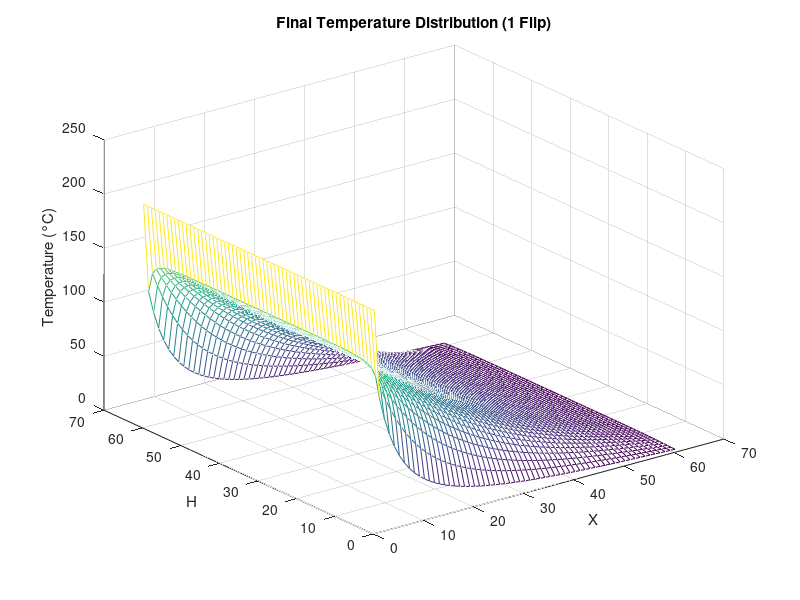
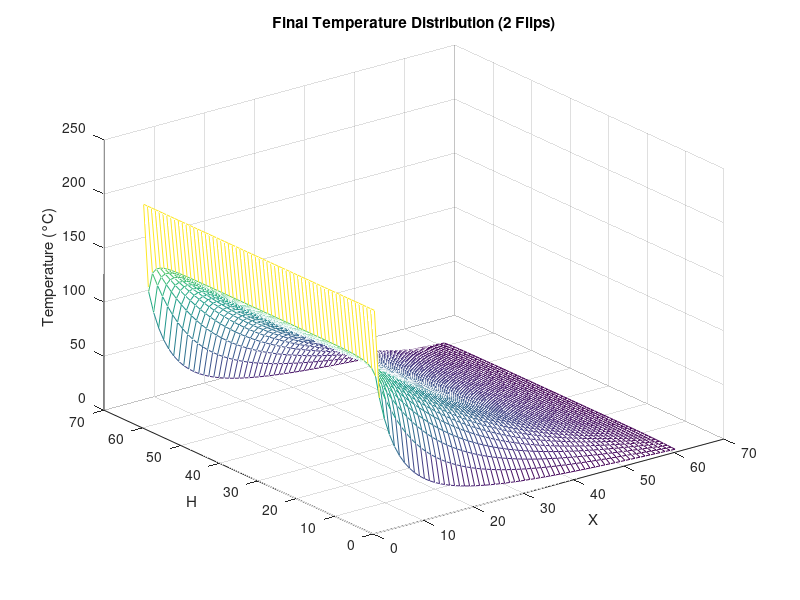

Recreate these plots in MATLAB, in order.
clear;
clc;

% Parameters
alpha = 1.35e-7;
K = 0.04; % Neumann boundary condition (flux)
T_init = 23; % Initial temperature
T_oven = 204; % Dirichlet boundary temperature
T_target = 56; % Target temperature
L = 0.2032;
H = 0.0508;
nx = 60; ny = 60;  % Reduced from 100 to 50 for faster computation
dx = L / nx;
dy = H / ny;

% Calculate stable time step
dt = 0.3 * min(dx^2, dy^2) / alpha;  % Adjusted time step for better stability
nt = 1500;  % Increased time steps to ensure enough time for two flips

N = (nx+1)*(ny+1);

% Matrix A with Kronecker products
Ix = speye(nx+1);
Iy = speye(ny+1);
ex = ones(nx+1,1);
ey = ones(ny+1,1);
Tx = spdiags([ex -2*ex ex], -1:1, nx+1, nx+1) / dx^2;
Ty = spdiags([ey -2*ey ey], -1:1, ny+1, ny+1) / dy^2;

A = kron(Iy, Tx) + kron(Ty, Ix);
A_2flip=A;

M = speye(N) - dt * alpha * A;
M_2flip=M;

% Initialize Temperature matrix
T = T_init * ones(N,1);

% Apply Dirichlet boundary condition
T2D = reshape(T, nx+1, ny+1);
T2D(:,1) = T_oven;
T = T2D(:);
T_2flip=T;

% Matrix b for Neumann conditions
b = zeros(N,1);
b(nx+1:nx+1:end) = -2 * alpha * K / dx;
b(ny+1:ny+1:end) = 2 * alpha * K / dx;
b(N-(nx+1)+(1:nx+1)) = -2 * alpha * K / dy;

% center of steak 
mid_x = round(nx/2) + 1;
mid_y = round(ny/2) + 1;
mid_index = sub2ind([nx+1, ny+1], mid_x, mid_y);

target_reached = false;
target_reached_2flip = false;

t1_1flip=tic;
fprintf('=====Running simulation for 1 flip====\n');
for i = 2:nt+1
    T = M \ (T + b);
    T2D = reshape(T, nx+1, ny+1);
    
    % Reapply Dirichlet boundary condition
    T2D(:,1) = T_oven;
    T = T2D(:);

    % Get the center temperature
    center_temp = T2D(mid_x, mid_y);

    % Display progress every 100 iterations
    if mod(i, 50) == 0
        disp(['Time step: ', num2str(i), ', Center Temperature: ', num2str(center_temp), '°C']);
    end

    % Stop simulation when center temperature reaches target
    if center_temp >= T_target
        disp(['Center temperature reached the target (', num2str(center_temp), '°C) at time step ', num2str(i)]);
        target_reached = true;
        break;
    end

    % Flip the matrix at halfway point
    if i == round(nt/2)
        disp(['Performing first flip at time step ', num2str(i)]);
        T2D = flipud(T2D);
        T2D(end,:)=T_oven;
        T = T2D(:);
    end
end

if ~target_reached
    disp('Warning: Target temperature was not reached within the maximum number of time steps');
end
t1_1flip_end=toc(t1_1flip);


fprintf('\n\n=====Running simulation for 2 flips=====\n');
t1_2flip = tic;
for i = 2:nt+1
    T_2flip = M_2flip \ (T_2flip + b);
    T2D_2flip = reshape(T_2flip, nx+1, ny+1);
    
    % Reapply Dirichlet boundary condition
    T2D_2flip(:,1) = T_oven;
    T_2flip = T2D_2flip(:);

    % Get the center temperature
    center_temp = T2D_2flip(mid_x, mid_y);

    % Display progress every 20 iterations
    if mod(i, 50) == 0
        disp(['Time step: ', num2str(i), ', Center Temperature: ', num2str(center_temp), '°C']);
    end

    % Stop simulation when center temperature reaches target
    if center_temp >= T_target
        disp(['Center temperature reached the target (', num2str(center_temp), '°C) at time step ', num2str(i)]);
        target_reached_2flip = true;
        break;
    end

    % First flip at 1/3 of the time
    if i == round(nt/3)
        disp(['Performing first flip at time step ', num2str(i)]);
        T2D_2flip = flipud(T2D_2flip);
        T2D_2flip(end,:) = T_oven;
        T_2flip = T2D_2flip(:);
    end

    % Second flip at 2/3 of the time
    if i == round(2*nt/3)
        disp(['Performing second flip at time step ', num2str(i)]);
        T2D_2flip = flipud(T2D_2flip);
        T2D_2flip(end,:) = T_oven;
        T_2flip = T2D_2flip(:);
    end
end

if ~target_reached_2flip
    disp('Warning: Target temperature was not reached within the maximum number of time steps');
end
t1_2flip_end = toc(t1_2flip);

disp(['Time needed for the first simulation: ', num2str(t1_1flip_end), ' seconds']);
disp(['Time needed for the second simulation: ', num2str(t1_2flip_end), ' seconds']);
if t1_2flip_end < t1_1flip_end
    fprintf('The second simulation was faster by %.2f%%\n', ...
        ((t1_1flip_end-t1_2flip_end)/t1_1flip_end)*100);
elseif t1_1flip_end < t1_2flip_end
    fprintf('The first simulation was faster by %.2f%%\n', ...
        ((t1_2flip_end-t1_1flip_end)/t1_2flip_end)*100);
end

% Final Mesh Visualization for first simulation
figure(1);
mesh(T2D);
title('Final Temperature Distribution (1 Flip)');
xlabel('X');
ylabel('H');
zlabel('Temperature (°C)');

% Final Mesh Visualization for second simulation
figure(2);
mesh(T2D_2flip);
title('Final Temperature Distribution (2 Flips)');
xlabel('X');
ylabel('H');
zlabel('Temperature (°C)');
